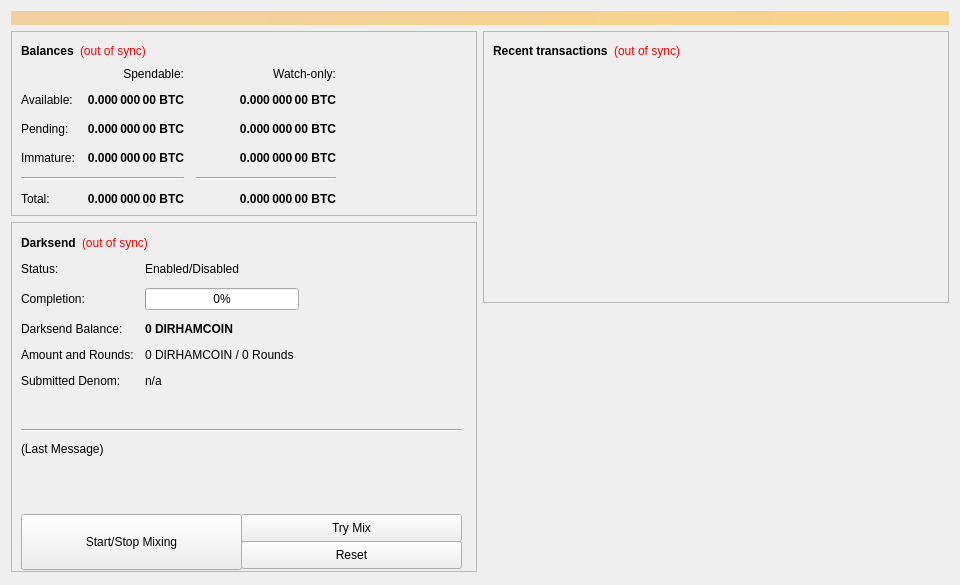
<?xml version="1.0" encoding="UTF-8"?>
<ui version="4.0">
 <class>OverviewPage</class>
 <widget class="QWidget" name="OverviewPage">
  <property name="geometry">
   <rect>
    <x>0</x>
    <y>0</y>
    <width>960</width>
    <height>585</height>
   </rect>
  </property>
  <property name="minimumSize">
   <size>
    <width>960</width>
    <height>0</height>
   </size>
  </property>
  <property name="windowTitle">
   <string>Form</string>
  </property>
  <layout class="QVBoxLayout" name="topLayout">
   <item>
    <widget class="QLabel" name="labelAlerts">
     <property name="visible">
      <bool>false</bool>
     </property>
     <property name="styleSheet">
      <string notr="true">background-color: qlineargradient(x1: 0, y1: 0, x2: 1, y2: 0, stop:0 #F0D0A0, stop:1 #F8D488); color:#000000;</string>
     </property>
     <property name="wordWrap">
      <bool>true</bool>
     </property>
     <property name="margin">
      <number>3</number>
     </property>
    </widget>
   </item>
   <item>
    <layout class="QHBoxLayout" name="horizontalLayout" stretch="1,1">
     <item>
      <layout class="QVBoxLayout" name="verticalLayout_2">
       <item>
        <widget class="QFrame" name="frame">
         <property name="frameShape">
          <enum>QFrame::StyledPanel</enum>
         </property>
         <property name="frameShadow">
          <enum>QFrame::Raised</enum>
         </property>
         <layout class="QVBoxLayout" name="verticalLayout_4">
          <item>
           <layout class="QHBoxLayout" name="horizontalLayout_4">
            <item>
             <widget class="QLabel" name="label_5">
              <property name="font">
               <font>
                <weight>75</weight>
                <bold>true</bold>
               </font>
              </property>
              <property name="text">
               <string>Balances</string>
              </property>
             </widget>
            </item>
            <item>
             <widget class="QLabel" name="labelWalletStatus">
              <property name="cursor">
               <cursorShape>WhatsThisCursor</cursorShape>
              </property>
              <property name="toolTip">
               <string>The displayed information may be out of date. Your wallet automatically synchronizes with the Dirhamcoin network after a connection is established, but this process has not completed yet.</string>
              </property>
              <property name="styleSheet">
               <string notr="true">QLabel { color: red; }</string>
              </property>
              <property name="text">
               <string notr="true">(out of sync)</string>
              </property>
              <property name="alignment">
               <set>Qt::AlignLeading|Qt::AlignLeft|Qt::AlignVCenter</set>
              </property>
             </widget>
            </item>
            <item>
             <spacer name="horizontalSpacer_3">
              <property name="orientation">
               <enum>Qt::Horizontal</enum>
              </property>
              <property name="sizeHint" stdset="0">
               <size>
                <width>40</width>
                <height>20</height>
               </size>
              </property>
             </spacer>
            </item>
           </layout>
          </item>
          <item>
           <layout class="QGridLayout" name="gridLayout">
            <property name="spacing">
             <number>12</number>
            </property>
            <item row="2" column="2">
             <widget class="QLabel" name="labelWatchPending">
              <property name="font">
               <font>
                <weight>75</weight>
                <bold>true</bold>
               </font>
              </property>
              <property name="cursor">
               <cursorShape>IBeamCursor</cursorShape>
              </property>
              <property name="toolTip">
               <string>Unconfirmed transactions to watch-only addresses</string>
              </property>
              <property name="text">
               <string notr="true">0.000 000 00 BTC</string>
              </property>
              <property name="alignment">
               <set>Qt::AlignRight|Qt::AlignTrailing|Qt::AlignVCenter</set>
              </property>
              <property name="textInteractionFlags">
               <set>Qt::LinksAccessibleByMouse|Qt::TextSelectableByKeyboard|Qt::TextSelectableByMouse</set>
              </property>
             </widget>
            </item>
            <item row="2" column="1">
             <widget class="QLabel" name="labelUnconfirmed">
              <property name="font">
               <font>
                <weight>75</weight>
                <bold>true</bold>
               </font>
              </property>
              <property name="cursor">
               <cursorShape>IBeamCursor</cursorShape>
              </property>
              <property name="toolTip">
               <string>Total of transactions that have yet to be confirmed, and do not yet count toward the spendable balance</string>
              </property>
              <property name="text">
               <string notr="true">0.000 000 00 BTC</string>
              </property>
              <property name="alignment">
               <set>Qt::AlignRight|Qt::AlignTrailing|Qt::AlignVCenter</set>
              </property>
              <property name="textInteractionFlags">
               <set>Qt::LinksAccessibleByMouse|Qt::TextSelectableByKeyboard|Qt::TextSelectableByMouse</set>
              </property>
             </widget>
            </item>
            <item row="3" column="2">
             <widget class="QLabel" name="labelWatchImmature">
              <property name="font">
               <font>
                <weight>75</weight>
                <bold>true</bold>
               </font>
              </property>
              <property name="cursor">
               <cursorShape>IBeamCursor</cursorShape>
              </property>
              <property name="toolTip">
               <string>Mined balance in watch-only addresses that has not yet matured</string>
              </property>
              <property name="text">
               <string notr="true">0.000 000 00 BTC</string>
              </property>
              <property name="alignment">
               <set>Qt::AlignRight|Qt::AlignTrailing|Qt::AlignVCenter</set>
              </property>
              <property name="textInteractionFlags">
               <set>Qt::LinksAccessibleByMouse|Qt::TextSelectableByKeyboard|Qt::TextSelectableByMouse</set>
              </property>
             </widget>
            </item>
            <item row="4" column="0" colspan="2">
             <widget class="Line" name="lineSpendableBalance">
              <property name="orientation">
               <enum>Qt::Horizontal</enum>
              </property>
             </widget>
            </item>
            <item row="4" column="2">
             <widget class="Line" name="lineWatchBalance">
              <property name="sizePolicy">
               <sizepolicy hsizetype="Preferred" vsizetype="Fixed">
                <horstretch>0</horstretch>
                <verstretch>0</verstretch>
               </sizepolicy>
              </property>
              <property name="minimumSize">
               <size>
                <width>140</width>
                <height>0</height>
               </size>
              </property>
              <property name="orientation">
               <enum>Qt::Horizontal</enum>
              </property>
             </widget>
            </item>
            <item row="5" column="0">
             <widget class="QLabel" name="labelTotalText">
              <property name="text">
               <string>Total:</string>
              </property>
             </widget>
            </item>
            <item row="3" column="1">
             <widget class="QLabel" name="labelImmature">
              <property name="font">
               <font>
                <weight>75</weight>
                <bold>true</bold>
               </font>
              </property>
              <property name="cursor">
               <cursorShape>IBeamCursor</cursorShape>
              </property>
              <property name="toolTip">
               <string>Mined balance that has not yet matured</string>
              </property>
              <property name="text">
               <string notr="true">0.000 000 00 BTC</string>
              </property>
              <property name="alignment">
               <set>Qt::AlignRight|Qt::AlignTrailing|Qt::AlignVCenter</set>
              </property>
              <property name="textInteractionFlags">
               <set>Qt::LinksAccessibleByMouse|Qt::TextSelectableByKeyboard|Qt::TextSelectableByMouse</set>
              </property>
             </widget>
            </item>
            <item row="2" column="3">
             <spacer name="horizontalSpacer_2">
              <property name="orientation">
               <enum>Qt::Horizontal</enum>
              </property>
              <property name="sizeHint" stdset="0">
               <size>
                <width>40</width>
                <height>20</height>
               </size>
              </property>
             </spacer>
            </item>
            <item row="3" column="0">
             <widget class="QLabel" name="labelImmatureText">
              <property name="text">
               <string>Immature:</string>
              </property>
             </widget>
            </item>
            <item row="5" column="1">
             <widget class="QLabel" name="labelTotal">
              <property name="font">
               <font>
                <weight>75</weight>
                <bold>true</bold>
               </font>
              </property>
              <property name="cursor">
               <cursorShape>IBeamCursor</cursorShape>
              </property>
              <property name="toolTip">
               <string>Your current total balance</string>
              </property>
              <property name="text">
               <string notr="true">0.000 000 00 BTC</string>
              </property>
              <property name="alignment">
               <set>Qt::AlignRight|Qt::AlignTrailing|Qt::AlignVCenter</set>
              </property>
              <property name="textInteractionFlags">
               <set>Qt::LinksAccessibleByMouse|Qt::TextSelectableByKeyboard|Qt::TextSelectableByMouse</set>
              </property>
             </widget>
            </item>
            <item row="5" column="2">
             <widget class="QLabel" name="labelWatchTotal">
              <property name="font">
               <font>
                <weight>75</weight>
                <bold>true</bold>
               </font>
              </property>
              <property name="cursor">
               <cursorShape>IBeamCursor</cursorShape>
              </property>
              <property name="toolTip">
               <string>Current total balance in watch-only addresses</string>
              </property>
              <property name="text">
               <string notr="true">0.000 000 00 BTC</string>
              </property>
              <property name="alignment">
               <set>Qt::AlignRight|Qt::AlignTrailing|Qt::AlignVCenter</set>
              </property>
              <property name="textInteractionFlags">
               <set>Qt::LinksAccessibleByMouse|Qt::TextSelectableByKeyboard|Qt::TextSelectableByMouse</set>
              </property>
             </widget>
            </item>
            <item row="0" column="2">
             <widget class="QLabel" name="labelWatchonly">
              <property name="text">
               <string>Watch-only:</string>
              </property>
              <property name="alignment">
               <set>Qt::AlignRight|Qt::AlignTrailing|Qt::AlignVCenter</set>
              </property>
             </widget>
            </item>
            <item row="1" column="0">
             <widget class="QLabel" name="labelBalanceText">
              <property name="text">
               <string>Available:</string>
              </property>
             </widget>
            </item>
            <item row="1" column="1">
             <widget class="QLabel" name="labelBalance">
              <property name="font">
               <font>
                <weight>75</weight>
                <bold>true</bold>
               </font>
              </property>
              <property name="cursor">
               <cursorShape>IBeamCursor</cursorShape>
              </property>
              <property name="toolTip">
               <string>Your current spendable balance</string>
              </property>
              <property name="text">
               <string notr="true">0.000 000 00 BTC</string>
              </property>
              <property name="alignment">
               <set>Qt::AlignRight|Qt::AlignTrailing|Qt::AlignVCenter</set>
              </property>
              <property name="textInteractionFlags">
               <set>Qt::LinksAccessibleByMouse|Qt::TextSelectableByKeyboard|Qt::TextSelectableByMouse</set>
              </property>
             </widget>
            </item>
            <item row="1" column="2">
             <widget class="QLabel" name="labelWatchAvailable">
              <property name="font">
               <font>
                <weight>75</weight>
                <bold>true</bold>
               </font>
              </property>
              <property name="cursor">
               <cursorShape>IBeamCursor</cursorShape>
              </property>
              <property name="toolTip">
               <string>Your current balance in watch-only addresses</string>
              </property>
              <property name="text">
               <string notr="true">0.000 000 00 BTC</string>
              </property>
              <property name="alignment">
               <set>Qt::AlignRight|Qt::AlignTrailing|Qt::AlignVCenter</set>
              </property>
              <property name="textInteractionFlags">
               <set>Qt::LinksAccessibleByMouse|Qt::TextSelectableByKeyboard|Qt::TextSelectableByMouse</set>
              </property>
             </widget>
            </item>
            <item row="2" column="0">
             <widget class="QLabel" name="labelPendingText">
              <property name="text">
               <string>Pending:</string>
              </property>
             </widget>
            </item>
            <item row="0" column="1">
             <widget class="QLabel" name="labelSpendable">
              <property name="text">
               <string>Spendable:</string>
              </property>
              <property name="alignment">
               <set>Qt::AlignRight|Qt::AlignTrailing|Qt::AlignVCenter</set>
              </property>
             </widget>
            </item>
           </layout>
          </item>
         </layout>
        </widget>
       </item>
       <item>
        <widget class="QFrame" name="frameDarksend">
         <property name="minimumSize">
          <size>
           <width>0</width>
           <height>350</height>
          </size>
         </property>
         <property name="layoutDirection">
          <enum>Qt::LeftToRight</enum>
         </property>
         <property name="frameShape">
          <enum>QFrame::StyledPanel</enum>
         </property>
         <property name="frameShadow">
          <enum>QFrame::Raised</enum>
         </property>
         <widget class="QWidget" name="formLayoutWidget">
          <property name="geometry">
           <rect>
            <x>10</x>
            <y>40</y>
            <width>451</width>
            <height>161</height>
           </rect>
          </property>
          <layout class="QFormLayout" name="formLayout">
           <property name="fieldGrowthPolicy">
            <enum>QFormLayout::AllNonFixedFieldsGrow</enum>
           </property>
           <property name="horizontalSpacing">
            <number>11</number>
           </property>
           <property name="verticalSpacing">
            <number>12</number>
           </property>
           <item row="0" column="0">
            <widget class="QLabel" name="label_6">
             <property name="text">
              <string>Status:</string>
             </property>
            </widget>
           </item>
           <item row="1" column="0">
            <widget class="QLabel" name="label_7">
             <property name="text">
              <string>Completion:</string>
             </property>
            </widget>
           </item>
           <item row="1" column="1">
            <widget class="QProgressBar" name="darksendProgress">
             <property name="maximumSize">
              <size>
               <width>154</width>
               <height>16777215</height>
              </size>
             </property>
             <property name="value">
              <number>0</number>
             </property>
            </widget>
           </item>
           <item row="2" column="0">
            <widget class="QLabel" name="labelAnonymizedText">
             <property name="text">
              <string>Darksend Balance:</string>
             </property>
            </widget>
           </item>
           <item row="2" column="1">
            <widget class="QLabel" name="labelAnonymized">
             <property name="font">
              <font>
               <weight>75</weight>
               <bold>true</bold>
              </font>
             </property>
             <property name="text">
              <string notr="true">0 DIRHAMCOIN</string>
             </property>
            </widget>
           </item>
           <item row="3" column="0">
            <widget class="QLabel" name="label_8">
             <property name="text">
              <string>Amount and Rounds:</string>
             </property>
            </widget>
           </item>
           <item row="3" column="1">
            <widget class="QLabel" name="labelAmountRounds">
             <property name="text">
              <string>0 DIRHAMCOIN / 0 Rounds</string>
             </property>
            </widget>
           </item>
           <item row="4" column="0">
            <widget class="QLabel" name="label_9">
             <property name="text">
              <string>Submitted Denom:</string>
             </property>
            </widget>
           </item>
           <item row="4" column="1">
            <widget class="QLabel" name="labelSubmittedDenom">
             <property name="toolTip">
              <string>The denominations you submitted to the Masternode.&lt;br&gt;To mix, other users must submit the exact same denominations.</string>
             </property>
             <property name="text">
              <string>n/a</string>
             </property>
            </widget>
           </item>
           <item row="0" column="1">
            <widget class="QLabel" name="darksendEnabled">
             <property name="text">
              <string>Enabled/Disabled</string>
             </property>
            </widget>
           </item>
          </layout>
         </widget>
         <widget class="QPushButton" name="runAutoDenom">
          <property name="geometry">
           <rect>
            <x>251</x>
            <y>17</y>
            <width>1</width>
            <height>1</height>
           </rect>
          </property>
          <property name="palette">
           <palette>
            <active>
             <colorrole role="WindowText">
              <brush brushstyle="SolidPattern">
               <color alpha="255">
                <red>0</red>
                <green>0</green>
                <blue>0</blue>
               </color>
              </brush>
             </colorrole>
             <colorrole role="Button">
              <brush brushstyle="SolidPattern">
               <color alpha="255">
                <red>239</red>
                <green>238</green>
                <blue>238</blue>
               </color>
              </brush>
             </colorrole>
             <colorrole role="Light">
              <brush brushstyle="SolidPattern">
               <color alpha="255">
                <red>255</red>
                <green>255</green>
                <blue>255</blue>
               </color>
              </brush>
             </colorrole>
             <colorrole role="Midlight">
              <brush brushstyle="SolidPattern">
               <color alpha="255">
                <red>247</red>
                <green>246</green>
                <blue>246</blue>
               </color>
              </brush>
             </colorrole>
             <colorrole role="Dark">
              <brush brushstyle="SolidPattern">
               <color alpha="255">
                <red>119</red>
                <green>119</green>
                <blue>119</blue>
               </color>
              </brush>
             </colorrole>
             <colorrole role="Mid">
              <brush brushstyle="SolidPattern">
               <color alpha="255">
                <red>159</red>
                <green>159</green>
                <blue>159</blue>
               </color>
              </brush>
             </colorrole>
             <colorrole role="Text">
              <brush brushstyle="SolidPattern">
               <color alpha="255">
                <red>0</red>
                <green>0</green>
                <blue>0</blue>
               </color>
              </brush>
             </colorrole>
             <colorrole role="BrightText">
              <brush brushstyle="SolidPattern">
               <color alpha="255">
                <red>255</red>
                <green>255</green>
                <blue>255</blue>
               </color>
              </brush>
             </colorrole>
             <colorrole role="ButtonText">
              <brush brushstyle="SolidPattern">
               <color alpha="255">
                <red>0</red>
                <green>0</green>
                <blue>0</blue>
               </color>
              </brush>
             </colorrole>
             <colorrole role="Base">
              <brush brushstyle="SolidPattern">
               <color alpha="255">
                <red>255</red>
                <green>255</green>
                <blue>255</blue>
               </color>
              </brush>
             </colorrole>
             <colorrole role="Window">
              <brush brushstyle="SolidPattern">
               <color alpha="255">
                <red>239</red>
                <green>238</green>
                <blue>238</blue>
               </color>
              </brush>
             </colorrole>
             <colorrole role="Shadow">
              <brush brushstyle="SolidPattern">
               <color alpha="255">
                <red>0</red>
                <green>0</green>
                <blue>0</blue>
               </color>
              </brush>
             </colorrole>
             <colorrole role="AlternateBase">
              <brush brushstyle="SolidPattern">
               <color alpha="255">
                <red>247</red>
                <green>246</green>
                <blue>246</blue>
               </color>
              </brush>
             </colorrole>
             <colorrole role="ToolTipBase">
              <brush brushstyle="SolidPattern">
               <color alpha="255">
                <red>255</red>
                <green>255</green>
                <blue>220</blue>
               </color>
              </brush>
             </colorrole>
             <colorrole role="ToolTipText">
              <brush brushstyle="SolidPattern">
               <color alpha="255">
                <red>0</red>
                <green>0</green>
                <blue>0</blue>
               </color>
              </brush>
             </colorrole>
            </active>
            <inactive>
             <colorrole role="WindowText">
              <brush brushstyle="SolidPattern">
               <color alpha="255">
                <red>0</red>
                <green>0</green>
                <blue>0</blue>
               </color>
              </brush>
             </colorrole>
             <colorrole role="Button">
              <brush brushstyle="SolidPattern">
               <color alpha="255">
                <red>239</red>
                <green>238</green>
                <blue>238</blue>
               </color>
              </brush>
             </colorrole>
             <colorrole role="Light">
              <brush brushstyle="SolidPattern">
               <color alpha="255">
                <red>255</red>
                <green>255</green>
                <blue>255</blue>
               </color>
              </brush>
             </colorrole>
             <colorrole role="Midlight">
              <brush brushstyle="SolidPattern">
               <color alpha="255">
                <red>247</red>
                <green>246</green>
                <blue>246</blue>
               </color>
              </brush>
             </colorrole>
             <colorrole role="Dark">
              <brush brushstyle="SolidPattern">
               <color alpha="255">
                <red>119</red>
                <green>119</green>
                <blue>119</blue>
               </color>
              </brush>
             </colorrole>
             <colorrole role="Mid">
              <brush brushstyle="SolidPattern">
               <color alpha="255">
                <red>159</red>
                <green>159</green>
                <blue>159</blue>
               </color>
              </brush>
             </colorrole>
             <colorrole role="Text">
              <brush brushstyle="SolidPattern">
               <color alpha="255">
                <red>0</red>
                <green>0</green>
                <blue>0</blue>
               </color>
              </brush>
             </colorrole>
             <colorrole role="BrightText">
              <brush brushstyle="SolidPattern">
               <color alpha="255">
                <red>255</red>
                <green>255</green>
                <blue>255</blue>
               </color>
              </brush>
             </colorrole>
             <colorrole role="ButtonText">
              <brush brushstyle="SolidPattern">
               <color alpha="255">
                <red>0</red>
                <green>0</green>
                <blue>0</blue>
               </color>
              </brush>
             </colorrole>
             <colorrole role="Base">
              <brush brushstyle="SolidPattern">
               <color alpha="255">
                <red>255</red>
                <green>255</green>
                <blue>255</blue>
               </color>
              </brush>
             </colorrole>
             <colorrole role="Window">
              <brush brushstyle="SolidPattern">
               <color alpha="255">
                <red>239</red>
                <green>238</green>
                <blue>238</blue>
               </color>
              </brush>
             </colorrole>
             <colorrole role="Shadow">
              <brush brushstyle="SolidPattern">
               <color alpha="255">
                <red>0</red>
                <green>0</green>
                <blue>0</blue>
               </color>
              </brush>
             </colorrole>
             <colorrole role="AlternateBase">
              <brush brushstyle="SolidPattern">
               <color alpha="255">
                <red>247</red>
                <green>246</green>
                <blue>246</blue>
               </color>
              </brush>
             </colorrole>
             <colorrole role="ToolTipBase">
              <brush brushstyle="SolidPattern">
               <color alpha="255">
                <red>255</red>
                <green>255</green>
                <blue>220</blue>
               </color>
              </brush>
             </colorrole>
             <colorrole role="ToolTipText">
              <brush brushstyle="SolidPattern">
               <color alpha="255">
                <red>0</red>
                <green>0</green>
                <blue>0</blue>
               </color>
              </brush>
             </colorrole>
            </inactive>
            <disabled>
             <colorrole role="WindowText">
              <brush brushstyle="SolidPattern">
               <color alpha="255">
                <red>119</red>
                <green>119</green>
                <blue>119</blue>
               </color>
              </brush>
             </colorrole>
             <colorrole role="Button">
              <brush brushstyle="SolidPattern">
               <color alpha="255">
                <red>239</red>
                <green>238</green>
                <blue>238</blue>
               </color>
              </brush>
             </colorrole>
             <colorrole role="Light">
              <brush brushstyle="SolidPattern">
               <color alpha="255">
                <red>255</red>
                <green>255</green>
                <blue>255</blue>
               </color>
              </brush>
             </colorrole>
             <colorrole role="Midlight">
              <brush brushstyle="SolidPattern">
               <color alpha="255">
                <red>247</red>
                <green>246</green>
                <blue>246</blue>
               </color>
              </brush>
             </colorrole>
             <colorrole role="Dark">
              <brush brushstyle="SolidPattern">
               <color alpha="255">
                <red>119</red>
                <green>119</green>
                <blue>119</blue>
               </color>
              </brush>
             </colorrole>
             <colorrole role="Mid">
              <brush brushstyle="SolidPattern">
               <color alpha="255">
                <red>159</red>
                <green>159</green>
                <blue>159</blue>
               </color>
              </brush>
             </colorrole>
             <colorrole role="Text">
              <brush brushstyle="SolidPattern">
               <color alpha="255">
                <red>119</red>
                <green>119</green>
                <blue>119</blue>
               </color>
              </brush>
             </colorrole>
             <colorrole role="BrightText">
              <brush brushstyle="SolidPattern">
               <color alpha="255">
                <red>255</red>
                <green>255</green>
                <blue>255</blue>
               </color>
              </brush>
             </colorrole>
             <colorrole role="ButtonText">
              <brush brushstyle="SolidPattern">
               <color alpha="255">
                <red>119</red>
                <green>119</green>
                <blue>119</blue>
               </color>
              </brush>
             </colorrole>
             <colorrole role="Base">
              <brush brushstyle="SolidPattern">
               <color alpha="255">
                <red>239</red>
                <green>238</green>
                <blue>238</blue>
               </color>
              </brush>
             </colorrole>
             <colorrole role="Window">
              <brush brushstyle="SolidPattern">
               <color alpha="255">
                <red>239</red>
                <green>238</green>
                <blue>238</blue>
               </color>
              </brush>
             </colorrole>
             <colorrole role="Shadow">
              <brush brushstyle="SolidPattern">
               <color alpha="255">
                <red>0</red>
                <green>0</green>
                <blue>0</blue>
               </color>
              </brush>
             </colorrole>
             <colorrole role="AlternateBase">
              <brush brushstyle="SolidPattern">
               <color alpha="255">
                <red>239</red>
                <green>238</green>
                <blue>238</blue>
               </color>
              </brush>
             </colorrole>
             <colorrole role="ToolTipBase">
              <brush brushstyle="SolidPattern">
               <color alpha="255">
                <red>255</red>
                <green>255</green>
                <blue>220</blue>
               </color>
              </brush>
             </colorrole>
             <colorrole role="ToolTipText">
              <brush brushstyle="SolidPattern">
               <color alpha="255">
                <red>0</red>
                <green>0</green>
                <blue>0</blue>
               </color>
              </brush>
             </colorrole>
            </disabled>
           </palette>
          </property>
          <property name="focusPolicy">
           <enum>Qt::NoFocus</enum>
          </property>
          <property name="autoFillBackground">
           <bool>true</bool>
          </property>
          <property name="text">
           <string/>
          </property>
          <property name="flat">
           <bool>true</bool>
          </property>
         </widget>
         <widget class="QPushButton" name="toggleDarksend">
          <property name="geometry">
           <rect>
            <x>10</x>
            <y>292</y>
            <width>221</width>
            <height>56</height>
           </rect>
          </property>
          <property name="sizePolicy">
           <sizepolicy hsizetype="MinimumExpanding" vsizetype="Fixed">
            <horstretch>0</horstretch>
            <verstretch>0</verstretch>
           </sizepolicy>
          </property>
          <property name="text">
           <string>Start/Stop Mixing</string>
          </property>
         </widget>
         <widget class="Line" name="lineLastMessage">
          <property name="geometry">
           <rect>
            <x>10</x>
            <y>200</y>
            <width>441</width>
            <height>16</height>
           </rect>
          </property>
          <property name="orientation">
           <enum>Qt::Horizontal</enum>
          </property>
         </widget>
         <widget class="QLabel" name="darksendStatus">
          <property name="geometry">
           <rect>
            <x>10</x>
            <y>220</y>
            <width>451</width>
            <height>61</height>
           </rect>
          </property>
          <property name="minimumSize">
           <size>
            <width>288</width>
            <height>43</height>
           </size>
          </property>
          <property name="text">
           <string>(Last Message)</string>
          </property>
          <property name="alignment">
           <set>Qt::AlignLeading|Qt::AlignLeft|Qt::AlignTop</set>
          </property>
          <property name="wordWrap">
           <bool>true</bool>
          </property>
         </widget>
         <widget class="QPushButton" name="darksendAuto">
          <property name="geometry">
           <rect>
            <x>230</x>
            <y>292</y>
            <width>221</width>
            <height>28</height>
           </rect>
          </property>
          <property name="sizePolicy">
           <sizepolicy hsizetype="MinimumExpanding" vsizetype="Fixed">
            <horstretch>0</horstretch>
            <verstretch>0</verstretch>
           </sizepolicy>
          </property>
          <property name="toolTip">
           <string>Try to manually submit a Darksend request.</string>
          </property>
          <property name="text">
           <string>Try Mix</string>
          </property>
         </widget>
         <widget class="QPushButton" name="darksendReset">
          <property name="geometry">
           <rect>
            <x>230</x>
            <y>319</y>
            <width>221</width>
            <height>28</height>
           </rect>
          </property>
          <property name="sizePolicy">
           <sizepolicy hsizetype="MinimumExpanding" vsizetype="Fixed">
            <horstretch>0</horstretch>
            <verstretch>0</verstretch>
           </sizepolicy>
          </property>
          <property name="toolTip">
           <string>Reset the current status of Darksend (can interrupt Darksend if it's in the process of Mixing, which can cost you money!)</string>
          </property>
          <property name="autoFillBackground">
           <bool>false</bool>
          </property>
          <property name="text">
           <string>Reset</string>
          </property>
         </widget>
         <widget class="QWidget" name="layoutWidget">
          <property name="geometry">
           <rect>
            <x>10</x>
            <y>10</y>
            <width>431</width>
            <height>22</height>
           </rect>
          </property>
          <layout class="QHBoxLayout" name="horizontalLayout_5">
           <item>
            <widget class="QLabel" name="label_2">
             <property name="font">
              <font>
               <weight>75</weight>
               <bold>true</bold>
              </font>
             </property>
             <property name="text">
              <string>Darksend</string>
             </property>
            </widget>
           </item>
           <item>
            <widget class="QLabel" name="labelDarksendSyncStatus">
             <property name="toolTip">
              <string>The displayed information may be out of date. Your wallet automatically synchronizes with the Dirhamcoin network after a connection is established, but this process has not completed yet.</string>
             </property>
             <property name="styleSheet">
              <string notr="true">QLabel { color: red; }</string>
             </property>
             <property name="text">
              <string notr="true">(out of sync)</string>
             </property>
             <property name="alignment">
              <set>Qt::AlignLeading|Qt::AlignLeft|Qt::AlignVCenter</set>
             </property>
            </widget>
           </item>
           <item>
            <spacer name="horizontalSpacer_4">
             <property name="orientation">
              <enum>Qt::Horizontal</enum>
             </property>
             <property name="sizeHint" stdset="0">
              <size>
               <width>40</width>
               <height>20</height>
              </size>
             </property>
            </spacer>
           </item>
          </layout>
         </widget>
        </widget>
       </item>
       <item>
        <spacer name="verticalSpacer">
         <property name="orientation">
          <enum>Qt::Vertical</enum>
         </property>
         <property name="sizeHint" stdset="0">
          <size>
           <width>20</width>
           <height>40</height>
          </size>
         </property>
        </spacer>
       </item>
      </layout>
     </item>
     <item>
      <layout class="QVBoxLayout" name="verticalLayout_3">
       <item>
        <widget class="QFrame" name="frame_2">
         <property name="frameShape">
          <enum>QFrame::StyledPanel</enum>
         </property>
         <property name="frameShadow">
          <enum>QFrame::Raised</enum>
         </property>
         <layout class="QVBoxLayout" name="verticalLayout">
          <item>
           <layout class="QHBoxLayout" name="horizontalLayout_2">
            <item>
             <widget class="QLabel" name="label_4">
              <property name="font">
               <font>
                <weight>75</weight>
                <bold>true</bold>
               </font>
              </property>
              <property name="text">
               <string>Recent transactions</string>
              </property>
             </widget>
            </item>
            <item>
             <widget class="QLabel" name="labelTransactionsStatus">
              <property name="cursor">
               <cursorShape>WhatsThisCursor</cursorShape>
              </property>
              <property name="toolTip">
               <string>The displayed information may be out of date. Your wallet automatically synchronizes with the Dirhamcoin network after a connection is established, but this process has not completed yet.</string>
              </property>
              <property name="styleSheet">
               <string notr="true">QLabel { color: red; }</string>
              </property>
              <property name="text">
               <string notr="true">(out of sync)</string>
              </property>
              <property name="alignment">
               <set>Qt::AlignRight|Qt::AlignTrailing|Qt::AlignVCenter</set>
              </property>
             </widget>
            </item>
            <item>
             <spacer name="horizontalSpacer">
              <property name="orientation">
               <enum>Qt::Horizontal</enum>
              </property>
              <property name="sizeHint" stdset="0">
               <size>
                <width>40</width>
                <height>20</height>
               </size>
              </property>
             </spacer>
            </item>
           </layout>
          </item>
          <item>
           <widget class="QListView" name="listTransactions">
            <property name="styleSheet">
             <string notr="true">QListView { background: transparent; }</string>
            </property>
            <property name="frameShape">
             <enum>QFrame::NoFrame</enum>
            </property>
            <property name="verticalScrollBarPolicy">
             <enum>Qt::ScrollBarAlwaysOff</enum>
            </property>
            <property name="horizontalScrollBarPolicy">
             <enum>Qt::ScrollBarAlwaysOff</enum>
            </property>
            <property name="selectionMode">
             <enum>QAbstractItemView::NoSelection</enum>
            </property>
           </widget>
          </item>
         </layout>
        </widget>
       </item>
       <item>
        <spacer name="verticalSpacer_2">
         <property name="orientation">
          <enum>Qt::Vertical</enum>
         </property>
         <property name="sizeHint" stdset="0">
          <size>
           <width>20</width>
           <height>40</height>
          </size>
         </property>
        </spacer>
       </item>
      </layout>
     </item>
    </layout>
   </item>
  </layout>
 </widget>
 <resources/>
 <connections/>
</ui>
